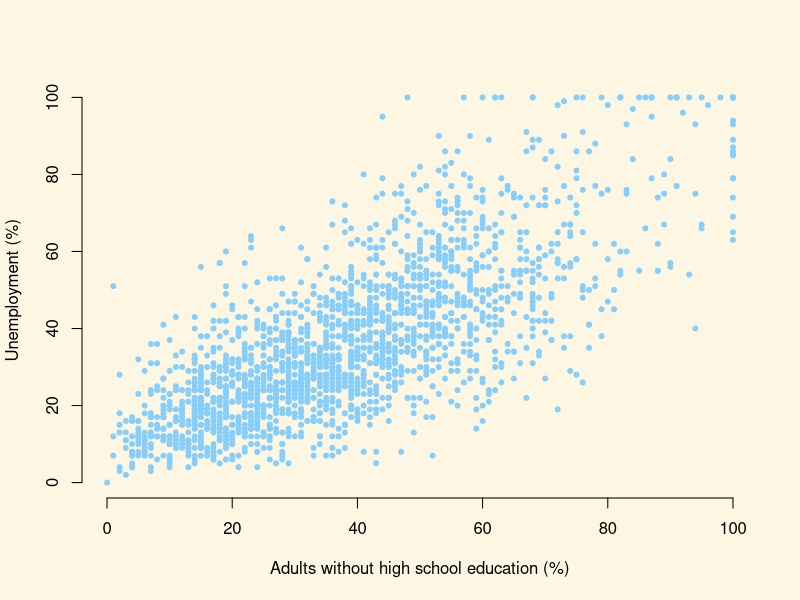
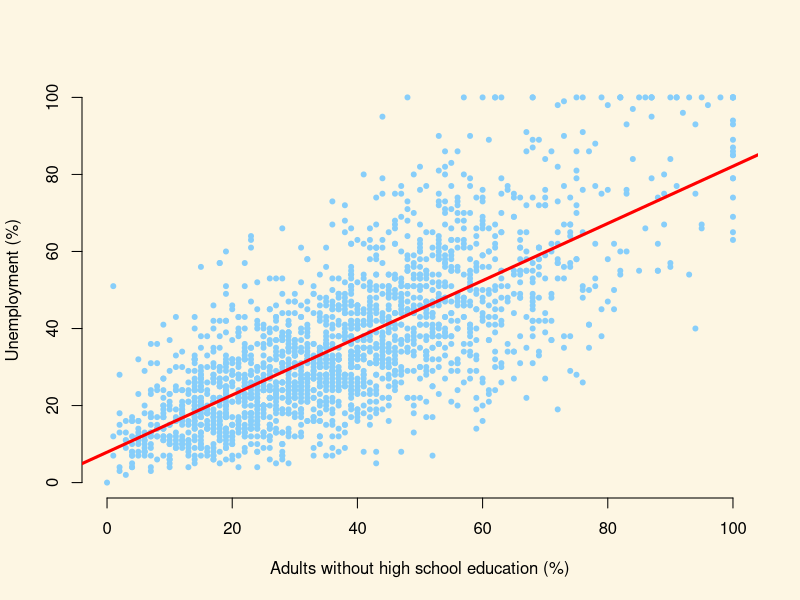
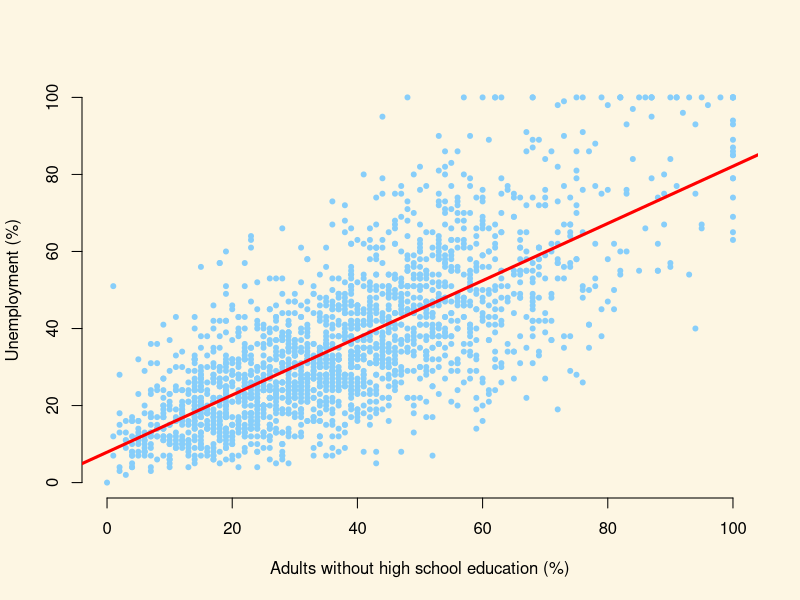

R code for these plots, in order:
## ---- chunk 1
par(bg = '#fdf6e3')
## ---- chunk 2
communities <- read.csv("communities.csv")
## ---- chunk 3
codebook <- tibble::tribble(
  ~Variable,       ~Description,
  "PctUnemployed", "proportion of citizens in each community who are unemployed",
  "PctNotHSGrad",  "proportion of citizens in each community who failed to finish high-school",
  "population",    "proportion of adult population living in cities"
)
knitr::kable(codebook)
## ---- chunk 4
summary(communities$PctUnemployed)
summary(communities$PctNotHSGrad)
## ---- chunk 5
communities$PctUnemployed <- communities$PctUnemployed * 100
communities$PctNotHSGrad <- communities$PctNotHSGrad * 100
## ---- chunk 6
plot(
  x = communities$PctNotHSGrad,
  y = communities$PctUnemployed,
  xlab = "Adults without high school education (%)",
  ylab = "Unemployment (%)",
  frame.plot = FALSE,
  pch = 20,
  col = "LightSkyBlue"
)
## ---- chunk 7
model1 <- lm(PctUnemployed ~ PctNotHSGrad, data = communities)
## ---- chunk 8
plot(
  x = communities$PctNotHSGrad,
  y = communities$PctUnemployed,
  xlab = "Adults without high school education (%)",
  ylab = "Unemployment (%)",
  frame.plot = FALSE,
  pch = 20,
  col = "LightSkyBlue"
)

abline(model1, lwd = 3, col = "red")
## ---- chunk 9
communities$PctUrban <- communities$population *100
## ---- chunk 10
model2 <- lm(PctUnemployed ~ PctNotHSGrad + PctUrban, data = communities)
summary(model2)
## ---- chunk 11
plot(
  x = communities$PctNotHSGrad,
  y = communities$PctUnemployed,
  xlab = "Adults without high school education (%)",
  ylab = "Unemployment (%)",
  frame.plot = FALSE,
  pch = 20,
  col = "LightSkyBlue"
)
abline(model1, lwd = 3, col = "red")
## ---- chunk 12
model3 <- lm(PctUnemployed ~ PctNotHSGrad + PctUrban, 
             data = communities [communities$PctUnemployed < 100 
                          & communities$PctNotHSGrad <100 , ])
summary(model3)
